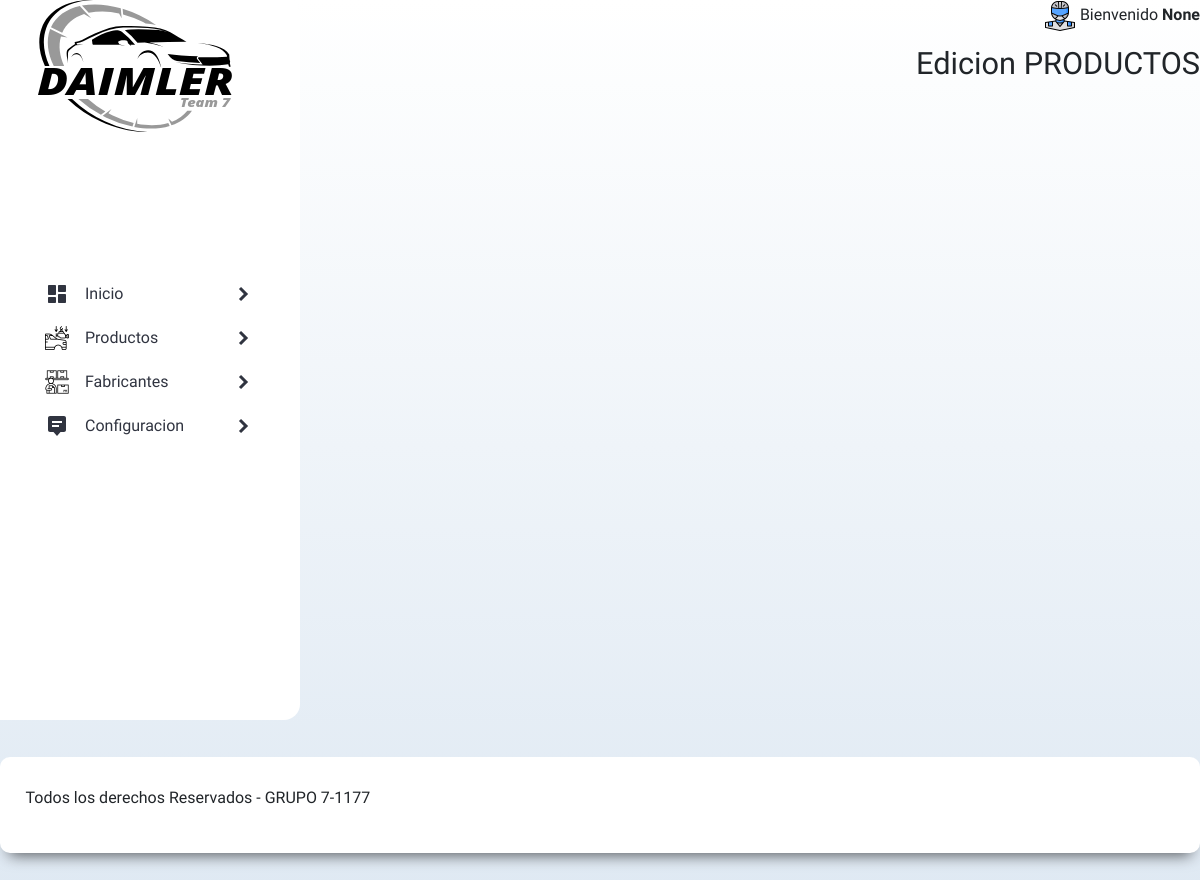
The app's page /edit_prod/1 (signed in), older data.
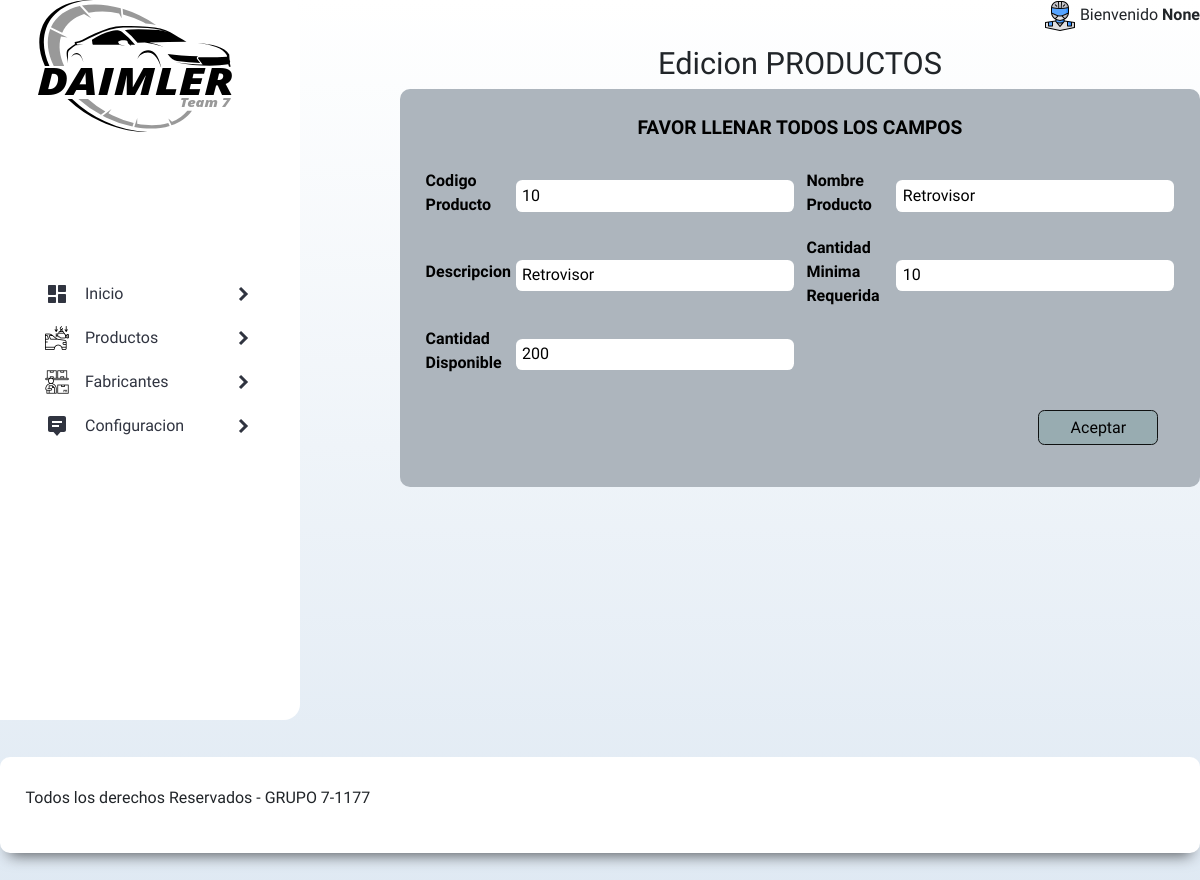
The same page, newer data.
### tables this page shows
CREATE TABLE productos (
  id_producto INTEGER PRIMARY KEY AutoIncrement,
  codigo_producto varchar(15) NOT NULL UNIQUE,
  nombre_producto varchar(255) NOT NULL,
  descripcion text,
  cminima_rq_bodega decimal(15,0) DEFAULT NULL,
  cdisponible_bodega decimal(15,0) DEFAULT NULL,
  estado char(1) NOT NULL DEFAULT 1,
  fecha_sistema datetime DEFAULT CURRENT_TIMESTAMP,
  codigo_usuario varchar(15) NOT NULL
  );

### app.py (the view, shortened to what this page needs)
@app.route("/edit_prod/<int:id>", methods=["GET", "POST"])
def edit_prod(id):
    if g.user:
        edit_prod_form = forms.ProductosForm(request.form)
        if request.method == 'GET':
            db = get_db()
            cursor = db.cursor()
            cursor.execute("select * from productos where id_producto=?", (id,))
            productos = cursor.fetchall()
            close_db()
            return render_template("edit_prod.html", form=edit_prod_form, sesion_iniciada=sesion_iniciada, productos=productos, usuario=g.user)
    else:
        return render_template('index.html', sesion_iniciada=sesion_iniciada, usuario=g.user)

### forms.py
class ProductosForm(FlaskForm):
    cod_prod = StringField('Codigo Producto', validators=[DataRequired(message='No dejar vacío, completar'), Length(max=15)])
    name_prod = StringField('Nombre Producto', validators=[DataRequired(message='No dejar vacío, completar'), Length(max=255)])
    desc_prod = StringField('Descripcion', validators=[DataRequired(message='No dejar vacío, completar'), Length(max=255)])
    cant_min_req = IntegerField('Cantidad Minima Requerida', validators=[DataRequired(message='Valor mayor a 0'), Length(min=10, max=10, message="")])
    cant_disp = IntegerField('Cantidad Disponible', validators=[DataRequired(message='Valor mayor a 0'), Length(min=10, max=10, message="")])
    submit = SubmitField('Registrar Usuario')

### app.py (called while the page is built)
@app.before_request  # Decorador
def load_logged_in_user():
    user_id = session.get('user_id')
    if user_id is None:
        g.user = None
    else:
        g.user = get_db().execute(
            'SELECT * FROM usuarios WHERE codigo_usuario = ?', (user_id,)
        ).fetchone()

### templates/edit_prod.html
{% extends "base.html" %}
{% block cont_menu %}
<div class="form_menu">
    <h2>Edicion PRODUCTOS</h2>
    {% for productos in productos %}
        {% from "_macro.html" import r_field %}
        <form class="formulario" name="ProductosForm" method="POST">
            <legend>Favor llenar todos los campos</legend>
            <div class="contenedor-campos">
                <div class="campo">
                    {{ r_field(form.cod_prod) }}
                    <input type="text" value={{productos[1]}} name="cod_prod" id="cod_prod">
                </div>
                <div class="campo">
                    {{ r_field(form.name_prod) }}
                    <input type="text" value={{productos[2]}} name="name_prod" id="name_prod">
                </div>
                <div class="campo">
                    {{ r_field(form.desc_prod) }}
                    <input type="text" value={{productos[3]}} name="desc_prod" id="desc_prod">
                </div>
                <div class="campo">
                    {{ r_field(form.cant_min_req) }}
                    <input type="text" value={{productos[4]}} name="cant_min_req" id="cant_min_req">
                </div>
                <div class="campo">
                    {{ r_field(form.cant_disp) }}
                    <input type="text" value={{productos[5]}} name="cant_disp" id="cant_disp">
                </div>
            </div>
            <div class="enviar">
                <input type="submit" value="Aceptar" class="boton" formaction="/edit_prod/{{productos[0]}}">
            </div>
        </form>
    {% endfor %}
</div>
{% endblock %}

### templates/_macro.html (shortened to what this page needs)
{% macro r_field(field) %}
    <td> {{ field.label }}
{% endmacro %}

Row changes from the older to the newer data that the page shows:
added productos: label "Codigo Producto Nombre Producto Descripcion Cantidad Minima Requerida Cantidad Disponible", cod_prod "10", name_prod "Retrovisor", cant_min_req "10", cant_disp "200"
